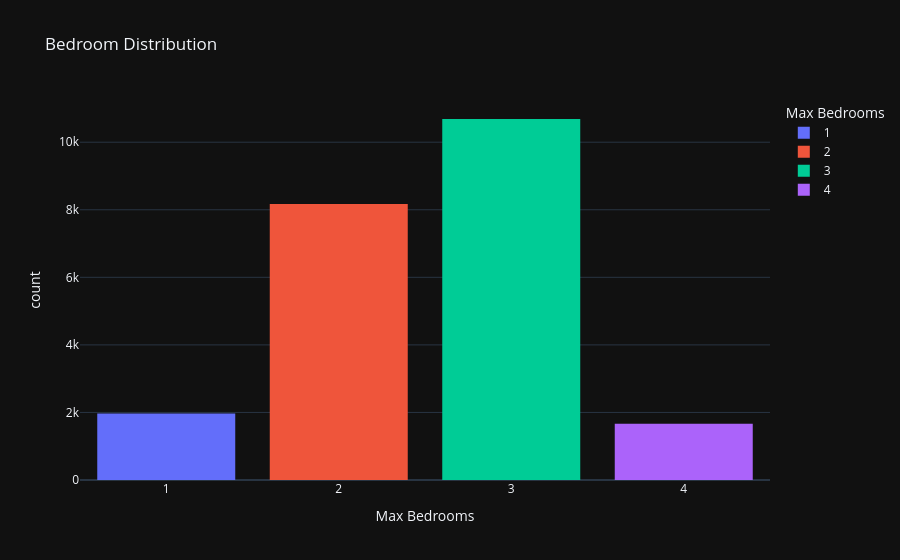

Notebook cell for this chart:
### Code cell
px.histogram(df, x="bedrooms_max", color="bedrooms_max", title="Bedroom Distribution", template="plotly_dark", labels=labels)

### Figure 1 — Plotly figure (JSON) as saved in the notebook; plotly's stock layout.template omitted (floating-point values rounded to 4 significant figures; data arrays with more than 128 entries replaced by an {"elided": "..."} marker saying what was removed)
{"data": [{"bingroup": "x", "hovertemplate": "Max Bedrooms=%{x}<br>count=%{y}<extra></extra>", "legendgroup": "1", "marker": {"color": "#636efa", "pattern": {"shape": ""}}, "name": "1", "orientation": "v", "showlegend": true, "type": "histogram", "x": {"elided": "1965 str values"}, "xaxis": "x", "yaxis": "y"}, {"bingroup": "x", "hovertemplate": "Max Bedrooms=%{x}<br>count=%{y}<extra></extra>", "legendgroup": "2", "marker": {"color": "#EF553B", "pattern": {"shape": ""}}, "name": "2", "orientation": "v", "showlegend": true, "type": "histogram", "x": {"elided": "8170 str values"}, "xaxis": "x", "yaxis": "y"}, {"bingroup": "x", "hovertemplate": "Max Bedrooms=%{x}<br>count=%{y}<extra></extra>", "legendgroup": "3", "marker": {"color": "#00cc96", "pattern": {"shape": ""}}, "name": "3", "orientation": "v", "showlegend": true, "type": "histogram", "x": {"elided": "10687 str values"}, "xaxis": "x", "yaxis": "y"}, {"bingroup": "x", "hovertemplate": "Max Bedrooms=%{x}<br>count=%{y}<extra></extra>", "legendgroup": "4", "marker": {"color": "#ab63fa", "pattern": {"shape": ""}}, "name": "4", "orientation": "v", "showlegend": true, "type": "histogram", "x": {"elided": "1662 str values"}, "xaxis": "x", "yaxis": "y"}], "layout": {"barmode": "relative", "legend": {"title": {"text": "Max Bedrooms"}, "tracegroupgap": 0}, "title": {"text": "Bedroom Distribution"}, "xaxis": {"anchor": "y", "categoryarray": ["1", "2", "3", "4"], "categoryorder": "array", "domain": [0, 1], "title": {"text": "Max Bedrooms"}}, "yaxis": {"anchor": "x", "domain": [0, 1], "title": {"text": "count"}}}}
